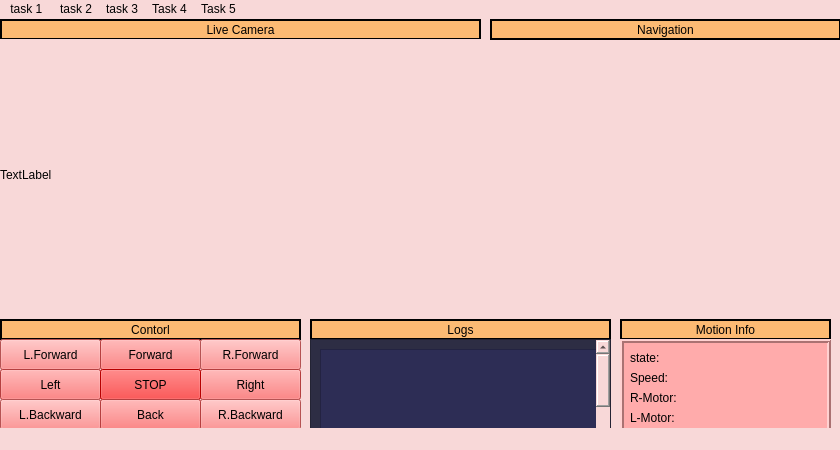
<?xml version="1.0" encoding="UTF-8"?>
<ui version="4.0">
 <class>MainWindow</class>
 <widget class="QMainWindow" name="MainWindow">
  <property name="minimumSize">
   <size>
    <width>840</width>
    <height>450</height>
   </size>
  </property>
  <property name="windowTitle">
   <string>MainWindow</string>
  </property>
  <property name="styleSheet">
   <string notr="true">background-color: rgb(248, 216, 216)</string>
  </property>
  <widget class="QWidget" name="centralwidget">
   <widget class="QLabel" name="LiveCamera_label">
    <property name="geometry">
     <rect>
      <x>0</x>
      <y>0</y>
      <width>481</width>
      <height>21</height>
     </rect>
    </property>
    <property name="styleSheet">
     <string notr="true">background-color: rgb(252, 186, 115)</string>
    </property>
    <property name="frameShape">
     <enum>QFrame::Box</enum>
    </property>
    <property name="lineWidth">
     <number>2</number>
    </property>
    <property name="text">
     <string>Live Camera</string>
    </property>
    <property name="textFormat">
     <enum>Qt::AutoText</enum>
    </property>
    <property name="scaledContents">
     <bool>false</bool>
    </property>
    <property name="alignment">
     <set>Qt::AlignCenter</set>
    </property>
    <property name="openExternalLinks">
     <bool>false</bool>
    </property>
   </widget>
   <widget class="QLabel" name="Navigation_label">
    <property name="geometry">
     <rect>
      <x>490</x>
      <y>0</y>
      <width>351</width>
      <height>21</height>
     </rect>
    </property>
    <property name="styleSheet">
     <string notr="true">background-color: rgb(252, 186, 115)</string>
    </property>
    <property name="frameShape">
     <enum>QFrame::Box</enum>
    </property>
    <property name="lineWidth">
     <number>2</number>
    </property>
    <property name="text">
     <string>Navigation</string>
    </property>
    <property name="alignment">
     <set>Qt::AlignCenter</set>
    </property>
   </widget>
   <widget class="QLabel" name="Live_camera_videoLable">
    <property name="geometry">
     <rect>
      <x>0</x>
      <y>20</y>
      <width>481</width>
      <height>271</height>
     </rect>
    </property>
    <property name="text">
     <string>TextLabel</string>
    </property>
   </widget>
   <widget class="QLabel" name="Contorl_label">
    <property name="geometry">
     <rect>
      <x>0</x>
      <y>300</y>
      <width>301</width>
      <height>21</height>
     </rect>
    </property>
    <property name="styleSheet">
     <string notr="true">background-color: rgb(252, 186, 115)</string>
    </property>
    <property name="frameShape">
     <enum>QFrame::Box</enum>
    </property>
    <property name="lineWidth">
     <number>2</number>
    </property>
    <property name="text">
     <string>Contorl</string>
    </property>
    <property name="alignment">
     <set>Qt::AlignCenter</set>
    </property>
   </widget>
   <widget class="QLabel" name="Logs_label">
    <property name="geometry">
     <rect>
      <x>310</x>
      <y>300</y>
      <width>301</width>
      <height>21</height>
     </rect>
    </property>
    <property name="styleSheet">
     <string notr="true">background-color: rgb(252, 186, 115)</string>
    </property>
    <property name="frameShape">
     <enum>QFrame::Box</enum>
    </property>
    <property name="lineWidth">
     <number>2</number>
    </property>
    <property name="text">
     <string>Logs</string>
    </property>
    <property name="alignment">
     <set>Qt::AlignCenter</set>
    </property>
   </widget>
   <widget class="QLabel" name="label_6">
    <property name="geometry">
     <rect>
      <x>620</x>
      <y>300</y>
      <width>211</width>
      <height>21</height>
     </rect>
    </property>
    <property name="styleSheet">
     <string notr="true">background-color: rgb(252, 186, 115)</string>
    </property>
    <property name="frameShape">
     <enum>QFrame::Box</enum>
    </property>
    <property name="lineWidth">
     <number>2</number>
    </property>
    <property name="text">
     <string>Motion Info</string>
    </property>
    <property name="alignment">
     <set>Qt::AlignCenter</set>
    </property>
   </widget>
   <widget class="QPushButton" name="l_froward_PushB">
    <property name="geometry">
     <rect>
      <x>0</x>
      <y>320</y>
      <width>101</width>
      <height>31</height>
     </rect>
    </property>
    <property name="styleSheet">
     <string notr="true">background-color: rgb(255, 116, 116)</string>
    </property>
    <property name="text">
     <string>L.Forward</string>
    </property>
   </widget>
   <widget class="QPushButton" name="Forward_PushB">
    <property name="geometry">
     <rect>
      <x>100</x>
      <y>320</y>
      <width>101</width>
      <height>31</height>
     </rect>
    </property>
    <property name="styleSheet">
     <string notr="true">background-color: rgb(254, 88, 88)</string>
    </property>
    <property name="text">
     <string>Forward</string>
    </property>
   </widget>
   <widget class="QPushButton" name="R_Forward_PushB">
    <property name="geometry">
     <rect>
      <x>200</x>
      <y>320</y>
      <width>101</width>
      <height>31</height>
     </rect>
    </property>
    <property name="styleSheet">
     <string notr="true">background-color: rgb(255, 116, 116)</string>
    </property>
    <property name="text">
     <string>R.Forward</string>
    </property>
   </widget>
   <widget class="QPushButton" name="Right_PushB">
    <property name="geometry">
     <rect>
      <x>200</x>
      <y>350</y>
      <width>101</width>
      <height>31</height>
     </rect>
    </property>
    <property name="styleSheet">
     <string notr="true">background-color: rgb(254, 88, 88)</string>
    </property>
    <property name="text">
     <string>Right</string>
    </property>
   </widget>
   <widget class="QPushButton" name="Left_PushB">
    <property name="geometry">
     <rect>
      <x>0</x>
      <y>350</y>
      <width>101</width>
      <height>31</height>
     </rect>
    </property>
    <property name="styleSheet">
     <string notr="true">background-color: rgb(254, 88, 88)</string>
    </property>
    <property name="text">
     <string>Left</string>
    </property>
   </widget>
   <widget class="QPushButton" name="STOP_PushB">
    <property name="geometry">
     <rect>
      <x>100</x>
      <y>350</y>
      <width>101</width>
      <height>31</height>
     </rect>
    </property>
    <property name="styleSheet">
     <string notr="true">background-color: rgb(255, 0, 0)</string>
    </property>
    <property name="text">
     <string>STOP</string>
    </property>
   </widget>
   <widget class="QPushButton" name="R_Back_PushB">
    <property name="geometry">
     <rect>
      <x>200</x>
      <y>380</y>
      <width>101</width>
      <height>31</height>
     </rect>
    </property>
    <property name="styleSheet">
     <string notr="true">background-color: rgb(255, 116, 116)</string>
    </property>
    <property name="text">
     <string>R.Backward</string>
    </property>
   </widget>
   <widget class="QPushButton" name="L_Back_PushB">
    <property name="geometry">
     <rect>
      <x>0</x>
      <y>380</y>
      <width>101</width>
      <height>31</height>
     </rect>
    </property>
    <property name="styleSheet">
     <string notr="true">background-color: rgb(255, 116, 116)</string>
    </property>
    <property name="text">
     <string>L.Backward</string>
    </property>
   </widget>
   <widget class="QPushButton" name="Back_PushB">
    <property name="geometry">
     <rect>
      <x>100</x>
      <y>380</y>
      <width>101</width>
      <height>31</height>
     </rect>
    </property>
    <property name="styleSheet">
     <string notr="true">background-color: rgb(254, 88, 88)</string>
    </property>
    <property name="text">
     <string>Back</string>
    </property>
   </widget>
   <widget class="QSlider" name="horizontalSlider_speed">
    <property name="geometry">
     <rect>
      <x>0</x>
      <y>430</y>
      <width>301</width>
      <height>41</height>
     </rect>
    </property>
    <property name="styleSheet">
     <string notr="true">background-color: rgb(255, 171, 171)</string>
    </property>
    <property name="orientation">
     <enum>Qt::Horizontal</enum>
    </property>
   </widget>
   <widget class="QLabel" name="Speed_label">
    <property name="geometry">
     <rect>
      <x>0</x>
      <y>410</y>
      <width>301</width>
      <height>21</height>
     </rect>
    </property>
    <property name="styleSheet">
     <string notr="true">background-color: rgb(252, 186, 115)</string>
    </property>
    <property name="frameShape">
     <enum>QFrame::Box</enum>
    </property>
    <property name="lineWidth">
     <number>2</number>
    </property>
    <property name="text">
     <string>Speed</string>
    </property>
    <property name="alignment">
     <set>Qt::AlignCenter</set>
    </property>
   </widget>
   <widget class="QScrollArea" name="scrollAreaLogs">
    <property name="geometry">
     <rect>
      <x>310</x>
      <y>320</y>
      <width>301</width>
      <height>151</height>
     </rect>
    </property>
    <property name="styleSheet">
     <string notr="true">background-color: rgb(45,45,68)</string>
    </property>
    <property name="widgetResizable">
     <bool>true</bool>
    </property>
    <widget class="QWidget" name="scrollAreaWidgetContents">
     <property name="geometry">
      <rect>
       <x>0</x>
       <y>0</y>
       <width>418</width>
       <height>268</height>
      </rect>
     </property>
     <layout class="QVBoxLayout" name="verticalLayout">
      <item>
       <widget class="QFrame" name="frameLogs">
        <property name="minimumSize">
         <size>
          <width>400</width>
          <height>250</height>
         </size>
        </property>
        <property name="styleSheet">
         <string notr="true">background-color: rgb(45,45,85)</string>
        </property>
        <property name="frameShape">
         <enum>QFrame::StyledPanel</enum>
        </property>
        <property name="frameShadow">
         <enum>QFrame::Raised</enum>
        </property>
       </widget>
      </item>
     </layout>
    </widget>
   </widget>
   <widget class="QFrame" name="frame">
    <property name="geometry">
     <rect>
      <x>620</x>
      <y>320</y>
      <width>211</width>
      <height>151</height>
     </rect>
    </property>
    <property name="styleSheet">
     <string notr="true">background-color: rgb(255, 171, 171)</string>
    </property>
    <property name="frameShape">
     <enum>QFrame::Box</enum>
    </property>
    <property name="frameShadow">
     <enum>QFrame::Raised</enum>
    </property>
    <property name="lineWidth">
     <number>2</number>
    </property>
    <widget class="QLabel" name="speedLabel">
     <property name="geometry">
      <rect>
       <x>10</x>
       <y>30</y>
       <width>67</width>
       <height>17</height>
      </rect>
     </property>
     <property name="text">
      <string>Speed: </string>
     </property>
    </widget>
    <widget class="QLabel" name="state_lable">
     <property name="geometry">
      <rect>
       <x>10</x>
       <y>10</y>
       <width>67</width>
       <height>17</height>
      </rect>
     </property>
     <property name="text">
      <string>state: </string>
     </property>
    </widget>
    <widget class="QLabel" name="R_motorLable">
     <property name="geometry">
      <rect>
       <x>10</x>
       <y>50</y>
       <width>67</width>
       <height>17</height>
      </rect>
     </property>
     <property name="text">
      <string>R-Motor:</string>
     </property>
    </widget>
    <widget class="QLabel" name="L_motorLable">
     <property name="geometry">
      <rect>
       <x>10</x>
       <y>70</y>
       <width>67</width>
       <height>17</height>
      </rect>
     </property>
     <property name="text">
      <string>L-Motor:</string>
     </property>
    </widget>
   </widget>
  </widget>
  <widget class="QMenuBar" name="menubar">
   <property name="geometry">
    <rect>
     <x>0</x>
     <y>0</y>
     <width>840</width>
     <height>22</height>
    </rect>
   </property>
   <widget class="QMenu" name="menutask_1">
    <property name="title">
     <string>task 1 </string>
    </property>
    <addaction name="actionRun_1"/>
   </widget>
   <widget class="QMenu" name="menutask_2">
    <property name="title">
     <string>task 2</string>
    </property>
    <addaction name="actionRun_2"/>
   </widget>
   <widget class="QMenu" name="menutask_3">
    <property name="title">
     <string>task 3</string>
    </property>
    <addaction name="actionRun_3"/>
   </widget>
   <widget class="QMenu" name="menuTask_4">
    <property name="title">
     <string>Task 4</string>
    </property>
    <addaction name="actionRun_4"/>
   </widget>
   <widget class="QMenu" name="menuTask_5">
    <property name="title">
     <string>Task 5</string>
    </property>
    <addaction name="actionRun_5"/>
   </widget>
   <addaction name="menutask_1"/>
   <addaction name="menutask_2"/>
   <addaction name="menutask_3"/>
   <addaction name="menuTask_4"/>
   <addaction name="menuTask_5"/>
  </widget>
  <widget class="QStatusBar" name="statusbar"/>
  <action name="actionRun_5">
   <property name="text">
    <string>Run 5</string>
   </property>
  </action>
  <action name="actionRun_1">
   <property name="text">
    <string>Run 1</string>
   </property>
  </action>
  <action name="actionRun_2">
   <property name="text">
    <string>Run 2</string>
   </property>
  </action>
  <action name="actionRun_3">
   <property name="text">
    <string>Run 3</string>
   </property>
  </action>
  <action name="actionRun_4">
   <property name="text">
    <string>Run 4</string>
   </property>
  </action>
 </widget>
 <resources/>
 <connections/>
</ui>
